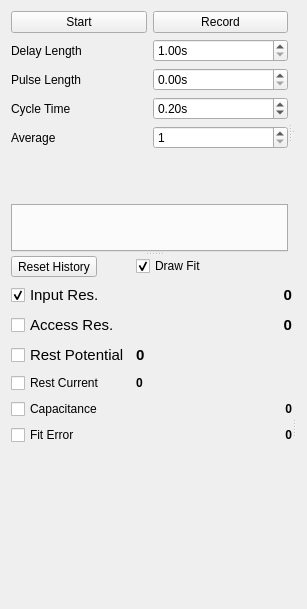
<?xml version="1.0" encoding="UTF-8"?>
<ui version="4.0">
 <class>Form</class>
 <widget class="QWidget" name="Form">
  <property name="geometry">
   <rect>
    <x>0</x>
    <y>0</y>
    <width>307</width>
    <height>609</height>
   </rect>
  </property>
  <property name="windowTitle">
   <string>Form</string>
  </property>
  <layout class="QVBoxLayout" name="verticalLayout_2">
   <item>
    <widget class="QSplitter" name="splitter_4">
     <property name="orientation">
      <enum>Qt::Vertical</enum>
     </property>
     <widget class="QSplitter" name="splitter_2">
      <property name="orientation">
       <enum>Qt::Horizontal</enum>
      </property>
      <widget class="QWidget" name="layoutWidget">
       <layout class="QVBoxLayout" name="verticalLayout">
        <item>
         <layout class="QHBoxLayout" name="horizontalLayout">
          <item>
           <widget class="QPushButton" name="startBtn">
            <property name="text">
             <string>Start</string>
            </property>
            <property name="checkable">
             <bool>true</bool>
            </property>
           </widget>
          </item>
          <item>
           <widget class="QPushButton" name="recordBtn">
            <property name="text">
             <string>Record</string>
            </property>
            <property name="checkable">
             <bool>true</bool>
            </property>
           </widget>
          </item>
         </layout>
        </item>
        <item>
         <layout class="QVBoxLayout" name="modeLayout"/>
        </item>
        <item>
         <layout class="QHBoxLayout" name="horizontalLayout_2">
          <item>
           <widget class="QLabel" name="label_4">
            <property name="text">
             <string>Delay Length</string>
            </property>
           </widget>
          </item>
          <item>
           <widget class="SpinBox" name="delayTimeSpin">
            <property name="suffix">
             <string>s</string>
            </property>
            <property name="minimum">
             <double>1.000000000000000</double>
            </property>
            <property name="maximum">
             <double>10000.000000000000000</double>
            </property>
            <property name="singleStep">
             <double>1.000000000000000</double>
            </property>
           </widget>
          </item>
         </layout>
        </item>
        <item>
         <layout class="QHBoxLayout" name="horizontalLayout_3">
          <item>
           <widget class="QLabel" name="label_3">
            <property name="text">
             <string>Pulse Length</string>
            </property>
           </widget>
          </item>
          <item>
           <widget class="SpinBox" name="pulseTimeSpin">
            <property name="suffix">
             <string>s</string>
            </property>
            <property name="singleStep">
             <double>1.000000000000000</double>
            </property>
           </widget>
          </item>
         </layout>
        </item>
        <item>
         <layout class="QHBoxLayout" name="horizontalLayout_5">
          <item>
           <widget class="QLabel" name="label">
            <property name="text">
             <string>Cycle Time</string>
            </property>
           </widget>
          </item>
          <item>
           <widget class="SpinBox" name="cycleTimeSpin">
            <property name="suffix">
             <string>s</string>
            </property>
            <property name="singleStep">
             <double>1.000000000000000</double>
            </property>
            <property name="value">
             <double>0.200000000000000</double>
            </property>
           </widget>
          </item>
         </layout>
        </item>
        <item>
         <layout class="QHBoxLayout" name="horizontalLayout_4">
          <item>
           <widget class="QLabel" name="label_2">
            <property name="text">
             <string>Average</string>
            </property>
           </widget>
          </item>
          <item>
           <widget class="QSpinBox" name="averageSpin">
            <property name="minimum">
             <number>1</number>
            </property>
            <property name="maximum">
             <number>100</number>
            </property>
            <property name="value">
             <number>1</number>
            </property>
           </widget>
          </item>
         </layout>
        </item>
        <item>
         <spacer name="verticalSpacer_2">
          <property name="orientation">
           <enum>Qt::Vertical</enum>
          </property>
          <property name="sizeHint" stdset="0">
           <size>
            <width>20</width>
            <height>13</height>
           </size>
          </property>
         </spacer>
        </item>
        <item>
         <widget class="QTabWidget" name="tabWidget">
          <property name="currentIndex">
           <number>-1</number>
          </property>
         </widget>
        </item>
       </layout>
      </widget>
      <widget class="QSplitter" name="splitter">
       <property name="orientation">
        <enum>Qt::Vertical</enum>
       </property>
       <widget class="PlotWidget" name="patchPlot" native="true">
        <property name="sizePolicy">
         <sizepolicy hsizetype="Expanding" vsizetype="Preferred">
          <horstretch>0</horstretch>
          <verstretch>0</verstretch>
         </sizepolicy>
        </property>
       </widget>
       <widget class="PlotWidget" name="commandPlot" native="true">
        <property name="sizePolicy">
         <sizepolicy hsizetype="Expanding" vsizetype="Preferred">
          <horstretch>0</horstretch>
          <verstretch>0</verstretch>
         </sizepolicy>
        </property>
       </widget>
      </widget>
     </widget>
     <widget class="QSplitter" name="splitter_3">
      <property name="orientation">
       <enum>Qt::Horizontal</enum>
      </property>
      <widget class="QWidget" name="">
       <layout class="QGridLayout" name="gridLayout">
        <item row="3" column="1">
         <widget class="QLabel" name="restingPotentialLabel">
          <property name="minimumSize">
           <size>
            <width>140</width>
            <height>0</height>
           </size>
          </property>
          <property name="font">
           <font>
            <pointsize>11</pointsize>
            <weight>75</weight>
            <bold>true</bold>
           </font>
          </property>
          <property name="text">
           <string>0</string>
          </property>
          <property name="alignment">
           <set>Qt::AlignLeading|Qt::AlignLeft|Qt::AlignVCenter</set>
          </property>
         </widget>
        </item>
        <item row="6" column="0">
         <widget class="QCheckBox" name="fitErrorCheck">
          <property name="text">
           <string>Fit Error</string>
          </property>
         </widget>
        </item>
        <item row="0" column="1">
         <widget class="QCheckBox" name="drawFitCheck">
          <property name="text">
           <string>Draw Fit</string>
          </property>
          <property name="checked">
           <bool>true</bool>
          </property>
         </widget>
        </item>
        <item row="1" column="0">
         <widget class="QCheckBox" name="inputResistanceCheck">
          <property name="font">
           <font>
            <pointsize>11</pointsize>
           </font>
          </property>
          <property name="text">
           <string>Input Res.</string>
          </property>
          <property name="checked">
           <bool>true</bool>
          </property>
         </widget>
        </item>
        <item row="2" column="1">
         <widget class="QLabel" name="accessResistanceLabel">
          <property name="font">
           <font>
            <pointsize>11</pointsize>
            <weight>75</weight>
            <bold>true</bold>
           </font>
          </property>
          <property name="text">
           <string>0</string>
          </property>
          <property name="alignment">
           <set>Qt::AlignRight|Qt::AlignTrailing|Qt::AlignVCenter</set>
          </property>
         </widget>
        </item>
        <item row="1" column="1">
         <widget class="QLabel" name="inputResistanceLabel">
          <property name="font">
           <font>
            <pointsize>11</pointsize>
            <weight>75</weight>
            <bold>true</bold>
           </font>
          </property>
          <property name="text">
           <string>0</string>
          </property>
          <property name="alignment">
           <set>Qt::AlignRight|Qt::AlignTrailing|Qt::AlignVCenter</set>
          </property>
         </widget>
        </item>
        <item row="2" column="0">
         <widget class="QCheckBox" name="accessResistanceCheck">
          <property name="font">
           <font>
            <pointsize>11</pointsize>
           </font>
          </property>
          <property name="text">
           <string>Access Res.</string>
          </property>
         </widget>
        </item>
        <item row="4" column="1">
         <widget class="QLabel" name="restingCurrentLabel">
          <property name="minimumSize">
           <size>
            <width>120</width>
            <height>0</height>
           </size>
          </property>
          <property name="font">
           <font>
            <weight>75</weight>
            <bold>true</bold>
           </font>
          </property>
          <property name="text">
           <string>0</string>
          </property>
          <property name="alignment">
           <set>Qt::AlignLeading|Qt::AlignLeft|Qt::AlignVCenter</set>
          </property>
         </widget>
        </item>
        <item row="5" column="0">
         <widget class="QCheckBox" name="capacitanceCheck">
          <property name="text">
           <string>Capacitance</string>
          </property>
         </widget>
        </item>
        <item row="3" column="0">
         <widget class="QCheckBox" name="restingPotentialCheck">
          <property name="font">
           <font>
            <pointsize>11</pointsize>
           </font>
          </property>
          <property name="text">
           <string>Rest Potential</string>
          </property>
         </widget>
        </item>
        <item row="4" column="0">
         <widget class="QCheckBox" name="restingCurrentCheck">
          <property name="text">
           <string>Rest Current</string>
          </property>
         </widget>
        </item>
        <item row="5" column="1">
         <widget class="QLabel" name="capacitanceLabel">
          <property name="font">
           <font>
            <weight>75</weight>
            <bold>true</bold>
           </font>
          </property>
          <property name="text">
           <string>0</string>
          </property>
          <property name="alignment">
           <set>Qt::AlignRight|Qt::AlignTrailing|Qt::AlignVCenter</set>
          </property>
         </widget>
        </item>
        <item row="6" column="1">
         <widget class="QLabel" name="fitErrorLabel">
          <property name="font">
           <font>
            <weight>75</weight>
            <bold>true</bold>
           </font>
          </property>
          <property name="text">
           <string>0</string>
          </property>
          <property name="alignment">
           <set>Qt::AlignRight|Qt::AlignTrailing|Qt::AlignVCenter</set>
          </property>
         </widget>
        </item>
        <item row="0" column="0">
         <widget class="QToolButton" name="resetBtn">
          <property name="text">
           <string>Reset History</string>
          </property>
         </widget>
        </item>
        <item row="7" column="1">
         <spacer name="verticalSpacer">
          <property name="orientation">
           <enum>Qt::Vertical</enum>
          </property>
          <property name="sizeHint" stdset="0">
           <size>
            <width>20</width>
            <height>40</height>
           </size>
          </property>
         </spacer>
        </item>
       </layout>
      </widget>
      <widget class="QWidget" name="layoutWidget">
       <layout class="QVBoxLayout" name="plotLayout">
        <property name="spacing">
         <number>0</number>
        </property>
       </layout>
      </widget>
     </widget>
    </widget>
   </item>
  </layout>
 </widget>
 <customwidgets>
  <customwidget>
   <class>SpinBox</class>
   <extends>QDoubleSpinBox</extends>
   <header>acq4.pyqtgraph</header>
  </customwidget>
  <customwidget>
   <class>PlotWidget</class>
   <extends>QWidget</extends>
   <header>acq4.pyqtgraph</header>
   <container>1</container>
  </customwidget>
 </customwidgets>
 <resources/>
 <connections/>
</ui>
